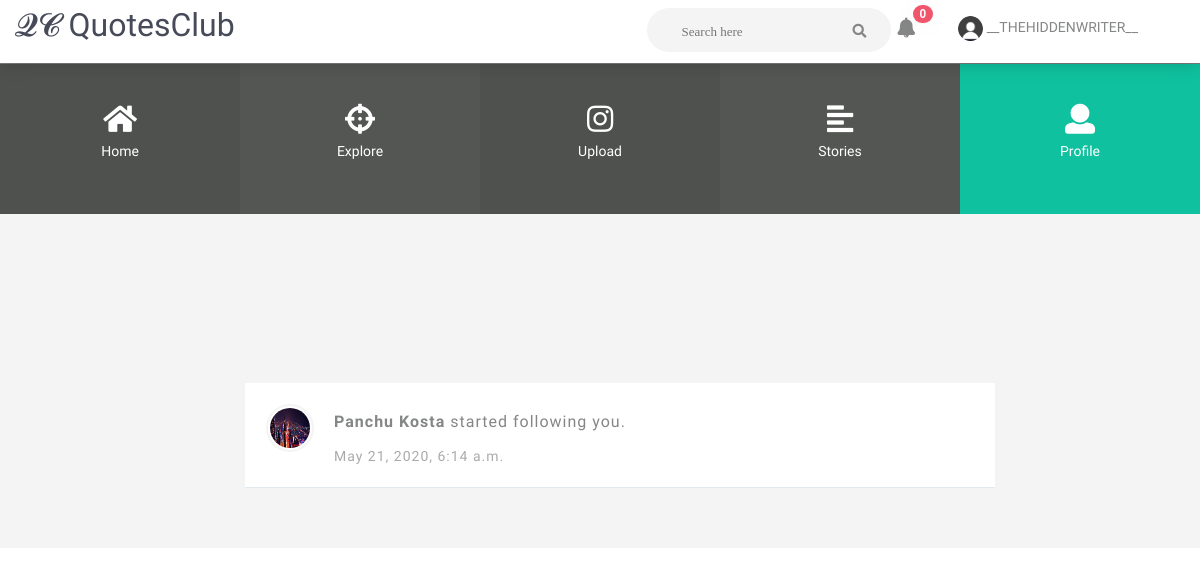
The app's page /read/notifications (signed in) with its own data.
### read/models.py (models this page shows, shortened)
class Profile(models.Model):
    user = models.OneToOneField(User , on_delete = models.CASCADE , default=" ")
    bio = models.TextField(max_length=500 , default= " ")
    gender = models.CharField(max_length=10 , default=" ")
    phone = models.CharField(max_length=10 , default= " ")
    profile_picture = models.ImageField(upload_to='read/img' , default="read/img/df.jpg")
    privacy = models.BooleanField(default=False)

class Notifications(models.Model):
    sno = models.AutoField(primary_key = True)
    My_user = models.ForeignKey(User , on_delete=models.CASCADE , related_name='Me')
    NOTI_CHOICES = (
        ('F', 'Follow'),
        ('L', 'Like'),
        ('C' , 'Comment'),
        ('S' , 'Save'),
    )
    purpose = models.CharField(max_length=1, choices=NOTI_CHOICES)
    post = models.ForeignKey(Post , on_delete=models.CASCADE , blank=True , null=True)
    user = models.ForeignKey(User , on_delete=models.CASCADE , blank=True)
    view = models.BooleanField(default=False)
    time = models.DateTimeField(default=now)

### read/views.py (the view)
# urls.py: path('notifications' , views.notifications , name = 'notifications'),
def notifications(request):
    try:
        mynoti = MyNotifacions.objects.get_or_create(user=request.user)[0]
        pending = 0
        for i in mynoti.notifications.all():
            noti = Notifications.objects.get(sno = i.sno)
            noti.view = True
            noti.save()
        mynoti_list = [i for i in mynoti.notifications.all()]
        return render(request , 'photo_notifications.html' , {'pending' : pending , 'notifications' : mynoti_list[::-1] , 'length' : len(mynoti_list)})
    except:
        return render(request, 'error.html')

### templates/photo_notifications.html (shortened to what this page needs)
<!DOCTYPE html>
{% load static %}
<html lang="en">
<head>
		<link rel="stylesheet" href="https://use.fontawesome.com/releases/v5.0.8/css/all.css">
        <link type="text/css" href="{% static 'css/demos/photo.css' %}" rel="stylesheet" />
  </head>
<body>
    <header class="tr-header">
      <nav class="navbar navbar-default">
       <div class="container-fluid">
	    <div class="navbar-header">
		 <a class="navbar-brand" href="\"></i>𝓠𝓒  QuotesClub</a>
		</div>
		<div class="navbar-right">
		 <ul class="nav navbar-nav">
		   <li>
		   <div class="search-dashboard">
               <form action="{% url 'search'  %}" method="get">
                    <input placeholder="Search here" type="text" name="se">
                    <button type="submit"><i class="fa fa-search"></i></button>
               </form>
          </div>
		   </li>
		   <li class="dropdown notification-list">
		    <a class="nav-link dropdown-toggle" data-toggle="dropdown" href="#" role="button" aria-haspopup="false" aria-expanded="false">
			 <i class="fa fa-bell noti-icon"></i>
			 <span class="badge badge-danger badge-pill noti-icon-badge">{{pending}}</span>
			</a>
		   </li>
		 <li class="dropdown mega-avatar">
		  <a href="#" class="dropdown-toggle" data-toggle="dropdown" aria-expanded="true">
		   <span class="avatar w-32"><img src="/media/{{user.profile.profile_picture}}" class="img-resonsive img-circle" width="25" height="25" alt="..."></span>
		   <span class="hidden-xs">
			{{user}}
		   </span>
		  </a>
		 </li>
		 </ul>
		</div>
       </div>
      </nav>
     </header>
	<section class="nav-sec">
	  <div class="d-flex justify-content-between">
	   <div class="p-2 nav-icon-lg dark-black">
	   <a class="nav-icon" href="{% url 'feed' %}"><em class="fa fa-home"></em>
		<span>Home</span>
	   </a>
	   </div>
	   <div class="p-2 nav-icon-lg clean-black">
	   <a class="nav-icon" href="photo_explore.html"><em class="fa fa-crosshairs"></em>
		<span>Explore</span>
	   </a>
	   </div>
	   <div class="p-2 nav-icon-lg dark-black">
	   <a class="nav-icon" href="{% url 'uploadPage' %}"><em class="fab fa-instagram"></em>
		<span>Upload</span>
	   </a>
	   </div>
	   <div class="p-2 nav-icon-lg clean-black">
	   <a class="nav-icon" href="photo_stories.html"><em class="fa fa-align-left"></em>
		<span>Stories</span>
	   </a>
	   </div>
	   <div class="p-2 nav-icon-lg mint-green">
	   <a class="nav-icon" href="{% url 'profile' %}"><em class="fa fa-user"></em>
		<span>Profile</span>
	   </a>
	   </div>
	  </div>
	</section>
	 <section class="notifications">
	  <a class="container">
	   <div class="row">
	    <div class="col-lg-8 col-lg-offset-2">
		{% if length == 0%}
		<center><img src="{% static 'img/noResult.PNG'%}" alt="img-Responsive" width="250px" height="500px">
			<span style="font-size:20px; font-family:calibri;">No New Notification</span></center>
		{% else%}
		<ul>
		{% for i in notifications %}
			{% if i.purpose == 'F' %}
		 <li><a href="searchProfile?sUser={{i.user}}">
           <div class="media first_child">
            <img src="/media/{{i.user.profile.profile_picture}}" alt="" class="img-responsive img-circle">
            <div class="media_body">
             <p> <b>{{i.user.first_name}} {{i.user.last_name}}</b> started following you.</p>
             <h6>{{i.time}}</h6>
            </div>
	   </div></a>
         </li>
			{% endif %}
		{% endfor %}
		</ul>
		{% endif %}
		</div>
       </div>
	 </section>
  </body>
</html>

### static/css/demos/photo.css (style rules this page uses)
.navbar.navbar-default { margin-bottom: 0; border-radius: 0; border: 0; background-color: #fff; box-shadow: 0 0 18px 0 rgba(0, 0, 0, 0.2); }
.navbar-brand { font-family: 'Abhaya Libre', serif; font-size: 32px; color: #474B59 !important; -webkit-transition-duration: 0; transition-duration: 0; }
.navbar-default .navbar-nav>li>a { padding: 15px 10px; line-height: 25px; }
.navbar-default .navbar-nav li a { text-decoration: none; font-family: 'Abhaya Libre', serif; color: #858686; font-size: 14px; text-transform: uppercase; border-radius: 4px; margin-right: 2px; -webkit-transition-duration: 0; transition-duration: 0; }
.navbar-default .navbar-nav li i { padding: 15px 2px; color: #858686; font-size: 14px; line-height: 25px; }
.navbar-right { display: inline; margin-right: 35px; }
.navbar-right li { display: inline-block; }
.navbar-right .search-dashboard { float: left; margin-bottom: 11px; margin-left: 80px; margin-top: 8px; }
.navbar-right .search-dashboard > form { background: #f4f4f4 none repeat scroll 0 0; -webkit-border-radius: 30px; -moz-border-radius: 30px; -ms-border-radius: 30px; -o-border-radius: 30px; border-radius: 30px; float: left; height: 44px; width: 244px; }
.navbar-right .search-dashboard > form > input { background: transparent none repeat scroll 0 0; border: medium none; color: #46495b; float: left; font-family: Rubik; font-size: 13px; padding: 12px 50px 12px 35px; }
.navbar-right .search-dashboard > form > button { background: transparent none repeat scroll 0 0; border: medium none; color: #a7a7a7; padding: 12px 22px; position: absolute; right: 0; top: -8px; cursor: pointer; }
.avatar { width: 32px; height: 32px; text-align: center; }
.notification-list { margin-left: 0 !important; }
.notification-list .nav-link { padding: 0; line-height: 10px; color: #313a46; }
.navbar-default .navbar-nav > li > a.nav-link { padding: 0px 5px; line-height: 25px; }
.notification-list .noti-icon { font-size: 20px !important; padding: 10px 0px; vertical-align: middle; }
.badge { font-family: "Rubik", sans-serif; box-shadow: 0 0 24px 0 rgba(0, 0, 0, 0.06), 0 1px 0 0 rgba(0, 0, 0, 0.02); }
.badge-danger { background-color: #f1556c !important; }
.notification-list .noti-icon-badge { display: inline-block; position: relative; top: -14px; right: 8px; }
.notification-list .dropdown-toggle::after { display: none; }
.justify-content-between { -ms-flex-pack: justify !important; justify-content: space-between !important; }
.d-flex { display: -ms-flexbox !important; display: flex !important; }
.nav-sec { margin: 0px 0px 0px 0px; height: 150px; border-top: 1px solid rgba(90, 90, 90, 0.12); background-color: grey; box-shadow: 0 -5px 25px 0 rgba(123, 123, 123, 0.15); color: #90a4ae; }
.nav-icon { display: block; margin-top: 30px; padding: 10px 6px 10px 6px; border-bottom: 2px solid transparent; font-size: 2rem; text-align: center; color: #fff !important; height: 100%; line-height: 1; text-decoration: none !important; flex-basis: 0; flex-grow: 1; color: #90a4ae; }
.nav-icon span { font-family: 'Abhaya Libre', serif; font-size: 14px !important; display: block; }
.nav-icon em { padding: 0px 0px 10px 0px; font-size: 30px; }
.nav-icon-lg { height: 150px; width: 270px !important; }
.clean-black { background-color: #545654; }
.dark-black { background-color: #4e514e; }
.mint-green { background-color: #0fc19e; }
.media { display: -ms-flexbox; display: flex; -ms-flex-align: start; align-items: flex-start; }
.media img { width: 48px !important; height: 48px !important; padding: 2px; border: 2px solid #f4f4f4; }
.img-responsive { display: block; max-width: 100%; height: auto; }
.notifications { background: #f4f4f4; padding: 30px 0px 50px 0px; }
.notifications ul li { line-height: 0px; background-color: transparent; padding: 0; }
.notifications ul li .media { border-bottom: 1px solid #e0e9ed; padding: 21px; background: #fff; width: 100%; }
.notifications ul li .media img { width: 46px; height: 46px; }
.media_body { margin-left: 20px; flex: 1; }
.notifications ul li .media .media_body p { font-family: 'Abhaya Libre', serif; font-size: 16px; color: #858686; margin-top: 10px; line-height: 1; }
.notifications ul li .media .media_body h6 { font-family: 'Abhaya Libre', serif; font-size: 14px; color: #aaa; padding-top: 6px; float: left; line-height: 0; }

### static/css/skins/skin_two.css (style rules this page uses)
a { color: #fff; text-decoration: none; outline: 0; -webkit-transition:0.5s all ease; -moz-transition:0.5s all ease; -o-transition:0.5s all ease; -ms-transition:0.5s all ease; transition:0.5s all ease; }

### records on screen
Notifications: user.profile.profile_picture (picture), user.first_name "Panchu", user.last_name "Kosta", time "May 21, 2020, 6:14 a.m."

### other values on screen
{{ pending }} "0"
{{ user }} "__THEHIDDENWRITER__"
